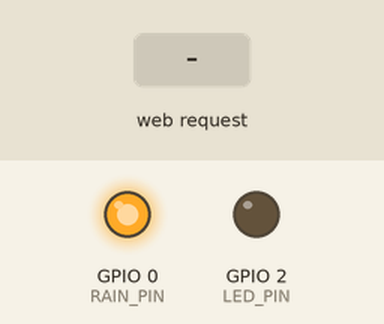
Simulated run of this sketch. Board: ESP8266 (NodeMCU). Parts: output pins drawn as LEDs (lit = HIGH). The inputs (shaded band) are chosen by the test bench.

Above: at 1.3 s.
1.4 s: HTTP request GET /toggle/rain received
At 2.2 s:
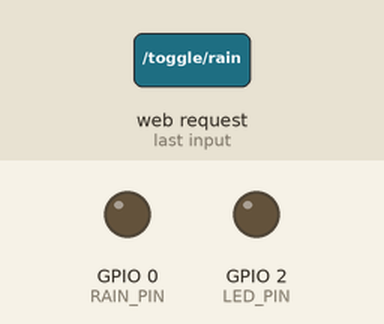
Timing chart, 0 to 4.4 s (numbered marks = the images above; inputs shaded):
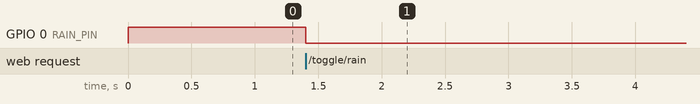

The sketch:

main.ino
```cpp
#include <ESP8266WiFi.h>
#include <ESP8266WebServer.h>
#include <ArduinoJson.h>
#include "./html_page.h"

/* Put your SSID & Password */
const char* ssid = "Petit Nuage☁️";  // Enter SSID here
const char* password = "12345678";  //Enter Password here

#define RAIN_PIN 0
#define LED_PIN 2

bool rainStatus = HIGH;

/* Put IP Address details */
IPAddress local_ip(192,168,1,1);
IPAddress gateway(192,168,1,1);
IPAddress subnet(255,255,255,0);

ESP8266WebServer server(80);

void setup() {
	// Serial.begin(115200);
	pinMode(RAIN_PIN, OUTPUT);
	pinMode(LED_PIN, OUTPUT);

	digitalWrite(LED_PIN, LOW);
	digitalWrite(RAIN_PIN, rainStatus);

	WiFi.softAP(ssid, password);
	WiFi.softAPConfig(local_ip, gateway, subnet);
	delay(100);

	server.on("/", handle_OnConnect);
	server.on("/status", handle_status);
	server.on("/health", handle_health);
	server.on("/toggle/rain", handle_toggle_rain);
	server.onNotFound(handle_NotFound);

	server.begin();
	// Serial.println("HTTP server started");
}

// the loop function runs over and over again forever
void loop() {
	server.handleClient();

	digitalWrite(RAIN_PIN, rainStatus);

	delay(100);
}

void handle_OnConnect() {
//   Serial.println("Get client request");
  server.send(200, "text/html", index_html);
}

void handle_status() {
	// Serial.println("Get client request for status");
	StaticJsonDocument<200> doc;
  	doc["rain"] = !rainStatus;
  	String output;
  	serializeJson(doc, output);
  	server.send(200, "application/json", output);
}

void handle_health() {
	// Serial.println("Get client request for health");
	server.send(200, "text/plain", "OK");
}

void handle_toggle_rain() {
	// Serial.println("Get client toggle with rain");
	rainStatus = !rainStatus;
	server.send(200);
}

void handle_NotFound(){
  server.send(404, "text/plain", "Not found");
}
```

html_page.h
```cpp
const char *index_html = "<!DOCTYPE html>\
<html lang=\"en\">\
<head>\
    <meta charset=\"UTF-8\">\
    <meta name=\"viewport\" content=\"width=device-width, initial-scale=1.0\">\
    <title>Petit Nuage</title>\
</head>\
<body>\
	<h1 class=\"topScreen title\">Petit Nuage</h1>\
	<h1 class=\"connected\" style=\"display: none;\">Connected</h1>\
	<h1 class=\"disconnect\" style=\"display: none;\">Disconnected</h1>\
	<button class=\"btn rain\" id=\"rain-btn\">\
        <span>🌧️</span>\
    </button>\
	<div class=\"bottom\">made with ❤️ by Reaster</div>\
	\
</body>\
\
<script>\
	const btnRain = document.querySelector('#rain-btn');\
	\
	/* every half seconds, check if the server is connected by fetching the server and set the right class visible, if the fetch didn't succeded in 1s, the server is disconnected */\
	async function healthCheck() {\
		setInterval(() => {\
			try {\
				fetch('http://192.168.1.1/health')\
				.then(response => {\
					document.querySelector('.connected').style.display = 'block';\
					document.querySelector('.disconnect').style.display = 'none';\
				})\
				.catch(error => {\
					document.querySelector('.connected').style.display = 'none';\
					document.querySelector('.disconnect').style.display = 'block';\
				});\
			} catch (error) {\
				document.querySelector('.connected').style.display = 'none';\
				document.querySelector('.disconnect').style.display = 'block';\
			}\
		}, 500);\
	}\
\
	async function syncButtons() {\
		btnRain.classList.toggle('active');\
		fetch('http://192.168.1.1/status')\
			.then(response => response.json())\
			.then(data => {\
				console.log(data);\
				if (data.rain == false){\
					btnRain.classList.remove('active');\
				}\
				else{\
					btnRain.classList.add('active');\
				}\
			});\
	}\
	\
	btnRain.addEventListener('click', async () => {\
		await fetch('http://192.168.1.1/toggle/rain');\
		syncButtons();\
	});\
\
	syncButtons();\
	healthCheck();\
\
\
</script>\
\
<style lang=\"scss\">\
	body {\
		margin: 0; /* Remove default margin */\
		font-family: 'Arial', sans-serif;\
		text-align: center;\
		height: 100vh; /* Make the background cover the entire viewport height */\
		background: linear-gradient(to bottom, #00214A, #EA25B5);\
		display: flex;\
		flex-direction: column;\
		justify-content: center;\
		align-items: center;\
	}\
	\
	h1 {\
		color: white;\
		\
		text-transform: uppercase;\
		font-family: 'Montserrat';\
		font-weight: 200;\
		z-index: 2;\
	}\
\
	.topScreen {\
		position: absolute;\
		top: 20px;\
	}\
\
	.title {\
  font-size: 3em;\
  background: linear-gradient(to right, #0D3F7C, #EA25B5);\
  background-clip: text;\
  color: transparent;\
  font-family: 'Arial', sans-serif;\
  text-align: center;\
  margin: 0;\
  padding: 20px;\
}\
\
.btn {\
	width: 160px;\
	height: 160px;\
	cursor: pointer;\
	background: transparent;\
	border: 1px solid #ffffff;\
	outline: none;\
	transition: 1s ease-in-out;\
	margin: 20px;\
	border-radius: 50%; /* Make the button round */\
}\
\
.btn.active {\
	transition: 1s ease-in-out;\
  	background: #FF82F4;\
}\
\
.rain {\
	border: 1px solid #91C9FF;\
}\
\
.rain.active {\
  transition: 1s ease-in-out;\
  background: #04BBEC;\
}\
\
.btn.active svg {\
  stroke-dashoffset: -480;\
}\
\
.btn span {\
  color: white;\
  font-size: 50px;\
  font-weight: 100;\
}\
\
.bottom {\
  position: absolute;\
  bottom: 20px;\
  background: linear-gradient(to right, #0D3F7C, #FF82F4);\
  background-clip: text;\
  color: transparent;\
  font-family: 'Arial', sans-serif;\
}\
\
.connected{\
  position: relative;\
  color: #03A062;\
  font-weight: 700;\
  font-size: 20px;\
  padding-bottom: 40%;\
  letter-spacing: 5px;\
  text-transform: uppercase;\
}\
\
.disconnect{\
  position: relative;\
  color: #FF0000;\
  font-weight: 700;\
  font-size: 20px;\
  padding-bottom: 40%;\
  letter-spacing: 5px;\
  text-transform: uppercase;\
}\
\
</style>\
</html>\
";
```

Measured:
- after the input at 1.4 s, GPIO 0 (RAIN_PIN): HIGH → LOW at once
